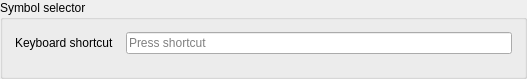
<?xml version="1.0" encoding="UTF-8"?>
<ui version="4.0">
 <class>SymbolSelector_preferences</class>
 <widget class="QWidget" name="SymbolSelector_preferences">
  <property name="geometry">
   <rect>
    <x>0</x>
    <y>0</y>
    <width>527</width>
    <height>79</height>
   </rect>
  </property>
  <property name="windowTitle">
   <string>Form</string>
  </property>
  <layout class="QVBoxLayout" name="verticalLayout">
   <property name="spacing">
    <number>18</number>
   </property>
   <property name="leftMargin">
    <number>0</number>
   </property>
   <property name="topMargin">
    <number>0</number>
   </property>
   <property name="rightMargin">
    <number>0</number>
   </property>
   <property name="bottomMargin">
    <number>0</number>
   </property>
   <item>
    <widget class="QGroupBox" name="groupBox">
     <property name="title">
      <string>Symbol selector</string>
     </property>
     <layout class="QFormLayout" name="formLayout">
      <property name="labelAlignment">
       <set>Qt::AlignRight|Qt::AlignTrailing|Qt::AlignVCenter</set>
      </property>
      <property name="horizontalSpacing">
       <number>12</number>
      </property>
      <property name="leftMargin">
       <number>12</number>
      </property>
      <property name="topMargin">
       <number>12</number>
      </property>
      <property name="rightMargin">
       <number>12</number>
      </property>
      <property name="bottomMargin">
       <number>12</number>
      </property>
      <item row="0" column="0">
       <widget class="QLabel" name="label">
        <property name="text">
         <string>Keyboard shortcut</string>
        </property>
       </widget>
      </item>
      <item row="0" column="1">
       <widget class="QKeySequenceEdit" name="cfg_symbol_selector_shortcut"/>
      </item>
     </layout>
    </widget>
   </item>
  </layout>
 </widget>
 <resources/>
 <connections/>
</ui>
